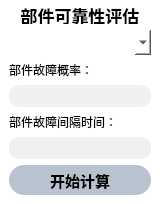
      <widget class="QWidget" name="PartRabilityWidget" native="true">
       <property name="minimumSize">
        <size>
         <width>160</width>
         <height>0</height>
        </size>
       </property>
       <property name="maximumSize">
        <size>
         <width>160</width>
         <height>16777215</height>
        </size>
       </property>
       <property name="styleSheet">
        <string notr="true">QWidget
{
background-color: rgb(255, 255, 255);
border-radius:15px;	
}
QPushButton#start_count_2
{
background-color: rgba(0, 37, 84,70);
}
QPushButton#start_count_2:hover
{
background-color: rgba(0, 37, 84,170);
}</string>
       </property>
       <layout class="QVBoxLayout" name="verticalLayout_2" stretch="0,0,0,0,0,0,0">
        <property name="spacing">
         <number>6</number>
        </property>
        <property name="leftMargin">
         <number>9</number>
        </property>
        <property name="topMargin">
         <number>6</number>
        </property>
        <property name="rightMargin">
         <number>9</number>
        </property>
        <property name="bottomMargin">
         <number>9</number>
        </property>
        <item>
         <widget class="QLabel" name="label_4">
          <property name="minimumSize">
           <size>
            <width>0</width>
            <height>18</height>
           </size>
          </property>
          <property name="maximumSize">
           <size>
            <width>16777215</width>
            <height>18</height>
           </size>
          </property>
          <property name="font">
           <font>
            <family>黑体</family>
            <pointsize>13</pointsize>
            <weight>75</weight>
            <bold>true</bold>
           </font>
          </property>
          <property name="text">
           <string>部件可靠性评估</string>
          </property>
          <property name="alignment">
           <set>Qt::AlignCenter</set>
          </property>
         </widget>
        </item>
        <item>
         <widget class="QComboBox" name="parts">
          <property name="minimumSize">
           <size>
            <width>0</width>
            <height>25</height>
           </size>
          </property>
          <property name="maximumSize">
           <size>
            <width>16777215</width>
            <height>25</height>
           </size>
          </property>
          <property name="font">
           <font>
            <family>微软雅黑</family>
            <pointsize>12</pointsize>
           </font>
          </property>
         </widget>
        </item>
        <item>
         <widget class="QLabel" name="PartRability_2">
          <property name="maximumSize">
           <size>
            <width>16777215</width>
            <height>30</height>
           </size>
          </property>
          <property name="styleSheet">
           <string notr="true">font: 75 10pt &quot;微软雅黑&quot; rgb(64, 65, 66);</string>
          </property>
          <property name="text">
           <string>部件故障概率：</string>
          </property>
         </widget>
        </item>
        <item>
         <widget class="QLabel" name="rability_value_4">
          <property name="maximumSize">
           <size>
            <width>500</width>
            <height>30</height>
           </size>
          </property>
          <property name="font">
           <font>
            <family>微软雅黑</family>
            <pointsize>12</pointsize>
           </font>
          </property>
          <property name="styleSheet">
           <string notr="true">background-color: rgb(240, 240, 240);
border-radius: 10px;</string>
          </property>
          <property name="frameShape">
           <enum>QFrame::Box</enum>
          </property>
          <property name="frameShadow">
           <enum>QFrame::Sunken</enum>
          </property>
          <property name="text">
           <string/>
          </property>
          <property name="alignment">
           <set>Qt::AlignCenter</set>
          </property>
         </widget>
        </item>
        <item>
         <widget class="QLabel" name="PartRability_3">
          <property name="maximumSize">
           <size>
            <width>16777215</width>
            <height>30</height>
           </size>
          </property>
          <property name="styleSheet">
           <string notr="true">font: 75 10pt &quot;微软雅黑&quot; rgb(64, 65, 66);</string>
          </property>
          <property name="text">
           <string>部件故障间隔时间：</string>
          </property>
         </widget>
        </item>
        <item>
         <widget class="QLabel" name="rability_value_5">
          <property name="maximumSize">
           <size>
            <width>16777215</width>
            <height>30</height>
           </size>
          </property>
          <property name="font">
           <font>
            <family>微软雅黑</family>
            <pointsize>12</pointsize>
           </font>
          </property>
          <property name="styleSheet">
           <string notr="true">background-color: rgb(240, 240, 240);
border-radius: 10px;</string>
          </property>
          <property name="frameShape">
           <enum>QFrame::Box</enum>
          </property>
          <property name="frameShadow">
           <enum>QFrame::Sunken</enum>
          </property>
          <property name="text">
           <string/>
          </property>
          <property name="alignment">
           <set>Qt::AlignCenter</set>
          </property>
         </widget>
        </item>
        <item>
         <widget class="QPushButton" name="start_count_2">
          <property name="enabled">
           <bool>true</bool>
          </property>
          <property name="minimumSize">
           <size>
            <width>0</width>
            <height>30</height>
           </size>
          </property>
          <property name="font">
           <font>
            <pointsize>11</pointsize>
            <weight>75</weight>
            <bold>true</bold>
           </font>
          </property>
          <property name="styleSheet">
           <string notr="true"/>
          </property>
          <property name="text">
           <string>开始计算</string>
          </property>
          <property name="icon">
           <iconset resource="images.qrc">
            <normaloff>:/Mainpart/images/team.png</normaloff>:/Mainpart/images/team.png</iconset>
          </property>
         </widget>
        </item>
       </layout>
      </widget>
